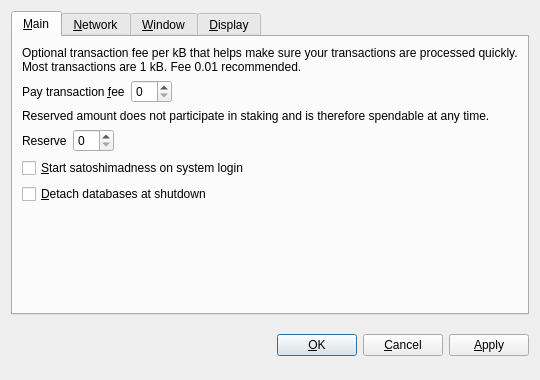
<?xml version="1.0" encoding="UTF-8"?>
<ui version="4.0">
 <class>OptionsDialog</class>
 <widget class="QDialog" name="OptionsDialog">
  <property name="geometry">
   <rect>
    <x>0</x>
    <y>0</y>
    <width>540</width>
    <height>380</height>
   </rect>
  </property>
  <property name="windowTitle">
   <string>Options</string>
  </property>
  <property name="modal">
   <bool>true</bool>
  </property>
  <layout class="QVBoxLayout" name="verticalLayout">
   <item>
    <widget class="QTabWidget" name="tabWidget">
     <property name="tabPosition">
      <enum>QTabWidget::North</enum>
     </property>
     <property name="currentIndex">
      <number>0</number>
     </property>
     <widget class="QWidget" name="tabMain">
      <attribute name="title">
       <string>&amp;Main</string>
      </attribute>
      <layout class="QVBoxLayout" name="verticalLayout_Main">
       <item>
        <widget class="QLabel" name="transactionFeeInfoLabel">
         <property name="text">
          <string>Optional transaction fee per kB that helps make sure your transactions are processed quickly. Most transactions are 1 kB. Fee 0.01 recommended.</string>
         </property>
         <property name="textFormat">
          <enum>Qt::PlainText</enum>
         </property>
         <property name="wordWrap">
          <bool>true</bool>
         </property>
        </widget>
       </item>
       <item>
        <layout class="QHBoxLayout" name="horizontalLayoutFee">
         <item>
          <widget class="QLabel" name="transactionFeeLabel">
           <property name="text">
            <string>Pay transaction &amp;fee</string>
           </property>
           <property name="textFormat">
            <enum>Qt::PlainText</enum>
           </property>
           <property name="buddy">
            <cstring>transactionFee</cstring>
           </property>
          </widget>
         </item>
         <item>
          <widget class="BitcoinAmountField" name="transactionFee"/>
         </item>
         <item>
          <spacer name="horizontalSpacerFee">
           <property name="orientation">
            <enum>Qt::Horizontal</enum>
           </property>
           <property name="sizeHint" stdset="0">
            <size>
             <width>40</width>
             <height>20</height>
            </size>
           </property>
          </spacer>
         </item>
        </layout>
       </item>
       <item>
        <widget class="QLabel" name="reserveBalanceInfoLabel">
         <property name="text">
          <string>Reserved amount does not participate in staking and is therefore spendable at any time.</string>
         </property>
         <property name="textFormat">
          <enum>Qt::PlainText</enum>
         </property>
         <property name="wordWrap">
          <bool>true</bool>
         </property>
        </widget>
       </item>
       <item>
        <layout class="QHBoxLayout" name="horizontalLayoutReserveBalance">
         <item>
          <widget class="QLabel" name="reserveBalanceLabel">
           <property name="text">
            <string>Reserve</string>
           </property>
           <property name="textFormat">
            <enum>Qt::PlainText</enum>
           </property>
           <property name="buddy">
            <cstring>reserveBalance</cstring>
           </property>
          </widget>
         </item>
         <item>
          <widget class="BitcoinAmountField" name="reserveBalance"/>
         </item>
         <item>
          <spacer name="horizontalSpacerReserveBalance">
           <property name="orientation">
            <enum>Qt::Horizontal</enum>
           </property>
           <property name="sizeHint" stdset="0">
            <size>
             <width>40</width>
             <height>20</height>
            </size>
           </property>
          </spacer>
         </item>
        </layout>
       </item>
       <item>
        <widget class="QCheckBox" name="bitcoinAtStartup">
         <property name="toolTip">
          <string>Automatically start satoshimadness after logging in to the system.</string>
         </property>
         <property name="text">
          <string>&amp;Start satoshimadness on system login</string>
         </property>
        </widget>
       </item>
       <item>
        <widget class="QCheckBox" name="detachDatabases">
         <property name="toolTip">
          <string>Detach block and address databases at shutdown. This means they can be moved to another data directory, but it slows down shutdown. The wallet is always detached.</string>
         </property>
         <property name="text">
          <string>&amp;Detach databases at shutdown</string>
         </property>
        </widget>
       </item>
       <item>
        <spacer name="verticalSpacer_Main">
         <property name="orientation">
          <enum>Qt::Vertical</enum>
         </property>
         <property name="sizeHint" stdset="0">
          <size>
           <width>20</width>
           <height>40</height>
          </size>
         </property>
        </spacer>
       </item>
      </layout>
     </widget>
     <widget class="QWidget" name="tabNetwork">
      <attribute name="title">
       <string>&amp;Network</string>
      </attribute>
      <layout class="QVBoxLayout" name="verticalLayout_Network">
       <item>
        <widget class="QCheckBox" name="mapPortUpnp">
         <property name="toolTip">
          <string>Automatically open the satoshimadness client port on the router. This only works when your router supports UPnP and it is enabled.</string>
         </property>
         <property name="text">
          <string>Map port using &amp;UPnP</string>
         </property>
        </widget>
       </item>
       <item>
        <widget class="QCheckBox" name="connectSocks">
         <property name="toolTip">
          <string>Connect to the satoshimadness network through a SOCKS proxy (e.g. when connecting through Tor).</string>
         </property>
         <property name="text">
          <string>&amp;Connect through SOCKS proxy:</string>
         </property>
        </widget>
       </item>
       <item>
        <layout class="QHBoxLayout" name="horizontalLayout_Network">
         <item>
          <widget class="QLabel" name="proxyIpLabel">
           <property name="text">
            <string>Proxy &amp;IP:</string>
           </property>
           <property name="textFormat">
            <enum>Qt::PlainText</enum>
           </property>
           <property name="buddy">
            <cstring>proxyIp</cstring>
           </property>
          </widget>
         </item>
         <item>
          <widget class="QValidatedLineEdit" name="proxyIp">
           <property name="maximumSize">
            <size>
             <width>140</width>
             <height>16777215</height>
            </size>
           </property>
           <property name="toolTip">
            <string>IP address of the proxy (e.g. 127.0.0.1)</string>
           </property>
          </widget>
         </item>
         <item>
          <widget class="QLabel" name="proxyPortLabel">
           <property name="text">
            <string>&amp;Port:</string>
           </property>
           <property name="textFormat">
            <enum>Qt::PlainText</enum>
           </property>
           <property name="buddy">
            <cstring>proxyPort</cstring>
           </property>
          </widget>
         </item>
         <item>
          <widget class="QLineEdit" name="proxyPort">
           <property name="maximumSize">
            <size>
             <width>55</width>
             <height>16777215</height>
            </size>
           </property>
           <property name="toolTip">
            <string>Port of the proxy (e.g. 9050)</string>
           </property>
          </widget>
         </item>
         <item>
          <widget class="QLabel" name="socksVersionLabel">
           <property name="text">
            <string>SOCKS &amp;Version:</string>
           </property>
           <property name="textFormat">
            <enum>Qt::PlainText</enum>
           </property>
           <property name="buddy">
            <cstring>socksVersion</cstring>
           </property>
          </widget>
         </item>
         <item>
          <widget class="QValueComboBox" name="socksVersion">
           <property name="toolTip">
            <string>SOCKS version of the proxy (e.g. 5)</string>
           </property>
          </widget>
         </item>
         <item>
          <spacer name="horizontalSpacer_Network">
           <property name="orientation">
            <enum>Qt::Horizontal</enum>
           </property>
           <property name="sizeHint" stdset="0">
            <size>
             <width>40</width>
             <height>20</height>
            </size>
           </property>
          </spacer>
         </item>
        </layout>
       </item>
       <item>
        <spacer name="verticalSpacer_Network">
         <property name="orientation">
          <enum>Qt::Vertical</enum>
         </property>
         <property name="sizeHint" stdset="0">
          <size>
           <width>20</width>
           <height>40</height>
          </size>
         </property>
        </spacer>
       </item>
      </layout>
     </widget>
     <widget class="QWidget" name="tabWindow">
      <attribute name="title">
       <string>&amp;Window</string>
      </attribute>
      <layout class="QVBoxLayout" name="verticalLayout_Window">
       <item>
        <widget class="QCheckBox" name="minimizeToTray">
         <property name="toolTip">
          <string>Show only a tray icon after minimizing the window.</string>
         </property>
         <property name="text">
          <string>&amp;Minimize to the tray instead of the taskbar</string>
         </property>
        </widget>
       </item>
       <item>
        <widget class="QCheckBox" name="minimizeOnClose">
         <property name="toolTip">
          <string>Minimize instead of exit the application when the window is closed. When this option is enabled, the application will be closed only after selecting Quit in the menu.</string>
         </property>
         <property name="text">
          <string>M&amp;inimize on close</string>
         </property>
        </widget>
       </item>
       <item>
        <spacer name="verticalSpacer_Window">
         <property name="orientation">
          <enum>Qt::Vertical</enum>
         </property>
         <property name="sizeHint" stdset="0">
          <size>
           <width>20</width>
           <height>40</height>
          </size>
         </property>
        </spacer>
       </item>
      </layout>
     </widget>
     <widget class="QWidget" name="tabDisplay">
      <attribute name="title">
       <string>&amp;Display</string>
      </attribute>
      <layout class="QVBoxLayout" name="verticalLayout_Display">
       <item>
        <layout class="QHBoxLayout" name="horizontalLayout_1_Display">
         <item>
          <widget class="QLabel" name="langLabel">
           <property name="text">
            <string>User Interface &amp;language:</string>
           </property>
           <property name="textFormat">
            <enum>Qt::PlainText</enum>
           </property>
           <property name="buddy">
            <cstring>lang</cstring>
           </property>
          </widget>
         </item>
         <item>
          <widget class="QValueComboBox" name="lang">
           <property name="toolTip">
            <string>The user interface language can be set here. This setting will take effect after restarting satoshimadness.</string>
           </property>
          </widget>
         </item>
        </layout>
       </item>
       <item>
        <layout class="QHBoxLayout" name="horizontalLayout_2_Display">
         <item>
          <widget class="QLabel" name="unitLabel">
           <property name="text">
            <string>&amp;Unit to show amounts in:</string>
           </property>
           <property name="textFormat">
            <enum>Qt::PlainText</enum>
           </property>
           <property name="buddy">
            <cstring>unit</cstring>
           </property>
          </widget>
         </item>
         <item>
          <widget class="QValueComboBox" name="unit">
           <property name="toolTip">
            <string>Choose the default subdivision unit to show in the interface and when sending coins.</string>
           </property>
          </widget>
         </item>
        </layout>
       </item>
       <item>
        <widget class="QCheckBox" name="displayAddresses">
         <property name="toolTip">
          <string>Whether to show satoshimadness addresses in the transaction list or not.</string>
         </property>
         <property name="text">
          <string>&amp;Display addresses in transaction list</string>
         </property>
        </widget>
       </item>
       <item>
        <widget class="QCheckBox" name="coinControlFeatures">
         <property name="toolTip">
          <string>Whether to show coin control features or not.</string>
         </property>
         <property name="text">
          <string>Display coin &amp;control features (experts only!)</string>
         </property>
        </widget>
       </item>
       <item>
        <spacer name="verticalSpacer_Display">
         <property name="orientation">
          <enum>Qt::Vertical</enum>
         </property>
         <property name="sizeHint" stdset="0">
          <size>
           <width>20</width>
           <height>40</height>
          </size>
         </property>
        </spacer>
       </item>
      </layout>
     </widget>
    </widget>
   </item>
   <item>
    <layout class="QHBoxLayout" name="horizontalLayout_Buttons">
     <item>
      <spacer name="horizontalSpacer_1">
       <property name="orientation">
        <enum>Qt::Horizontal</enum>
       </property>
       <property name="sizeHint" stdset="0">
        <size>
         <width>40</width>
         <height>48</height>
        </size>
       </property>
      </spacer>
     </item>
     <item>
      <widget class="QLabel" name="statusLabel">
       <property name="font">
        <font>
         <weight>50</weight>
         <bold>false</bold>
        </font>
       </property>
       <property name="text">
        <string/>
       </property>
       <property name="textFormat">
        <enum>Qt::PlainText</enum>
       </property>
       <property name="wordWrap">
        <bool>true</bool>
       </property>
      </widget>
     </item>
     <item>
      <spacer name="horizontalSpacer_2">
       <property name="orientation">
        <enum>Qt::Horizontal</enum>
       </property>
       <property name="sizeHint" stdset="0">
        <size>
         <width>40</width>
         <height>48</height>
        </size>
       </property>
      </spacer>
     </item>
     <item>
      <widget class="QPushButton" name="okButton">
       <property name="text">
        <string>&amp;OK</string>
       </property>
      </widget>
     </item>
     <item>
      <widget class="QPushButton" name="cancelButton">
       <property name="text">
        <string>&amp;Cancel</string>
       </property>
       <property name="autoDefault">
        <bool>false</bool>
       </property>
      </widget>
     </item>
     <item>
      <widget class="QPushButton" name="applyButton">
       <property name="text">
        <string>&amp;Apply</string>
       </property>
       <property name="autoDefault">
        <bool>false</bool>
       </property>
      </widget>
     </item>
    </layout>
   </item>
  </layout>
 </widget>
 <customwidgets>
  <customwidget>
   <class>BitcoinAmountField</class>
   <extends>QSpinBox</extends>
   <header>bitcoinamountfield.h</header>
   <container>1</container>
  </customwidget>
  <customwidget>
   <class>QValueComboBox</class>
   <extends>QComboBox</extends>
   <header>qvaluecombobox.h</header>
  </customwidget>
  <customwidget>
   <class>QValidatedLineEdit</class>
   <extends>QLineEdit</extends>
   <header>qvalidatedlineedit.h</header>
  </customwidget>
 </customwidgets>
 <resources/>
 <connections/>
</ui>
